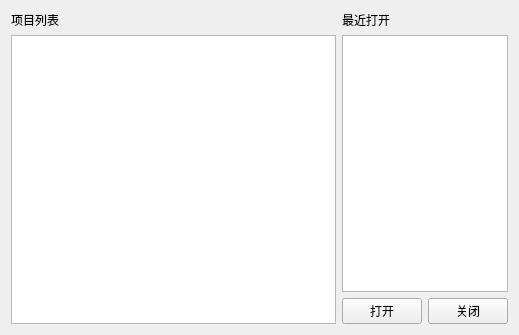
<?xml version="1.0" encoding="UTF-8"?>
<ui version="4.0">
 <class>ProjectOpenWnd</class>
 <widget class="QWidget" name="ProjectOpenWnd">
  <property name="geometry">
   <rect>
    <x>0</x>
    <y>0</y>
    <width>519</width>
    <height>335</height>
   </rect>
  </property>
  <property name="windowTitle">
   <string>项目打开</string>
  </property>
  <layout class="QGridLayout" name="gridLayout" columnstretch="2,1">
   <item row="0" column="1">
    <layout class="QVBoxLayout" name="verticalLayout">
     <item>
      <widget class="QLabel" name="label_2">
       <property name="sizePolicy">
        <sizepolicy hsizetype="Preferred" vsizetype="Fixed">
         <horstretch>0</horstretch>
         <verstretch>0</verstretch>
        </sizepolicy>
       </property>
       <property name="text">
        <string>最近打开</string>
       </property>
      </widget>
     </item>
     <item>
      <widget class="QTableWidget" name="tableWidget"/>
     </item>
    </layout>
   </item>
   <item row="1" column="1">
    <layout class="QHBoxLayout" name="horizontalLayout">
     <item>
      <widget class="QPushButton" name="pushButton_open">
       <property name="sizePolicy">
        <sizepolicy hsizetype="Preferred" vsizetype="Fixed">
         <horstretch>0</horstretch>
         <verstretch>0</verstretch>
        </sizepolicy>
       </property>
       <property name="layoutDirection">
        <enum>Qt::LeftToRight</enum>
       </property>
       <property name="text">
        <string>打开</string>
       </property>
      </widget>
     </item>
     <item>
      <widget class="QPushButton" name="pushButton_close">
       <property name="sizePolicy">
        <sizepolicy hsizetype="Preferred" vsizetype="Fixed">
         <horstretch>0</horstretch>
         <verstretch>0</verstretch>
        </sizepolicy>
       </property>
       <property name="layoutDirection">
        <enum>Qt::LeftToRight</enum>
       </property>
       <property name="text">
        <string>关闭</string>
       </property>
      </widget>
     </item>
    </layout>
   </item>
   <item row="0" column="0" rowspan="2">
    <layout class="QVBoxLayout" name="verticalLayout_2">
     <item>
      <widget class="QLabel" name="label">
       <property name="sizePolicy">
        <sizepolicy hsizetype="Preferred" vsizetype="Fixed">
         <horstretch>0</horstretch>
         <verstretch>0</verstretch>
        </sizepolicy>
       </property>
       <property name="text">
        <string>项目列表</string>
       </property>
      </widget>
     </item>
     <item>
      <widget class="QTableView" name="tableView"/>
     </item>
    </layout>
   </item>
  </layout>
 </widget>
 <layoutdefault spacing="6" margin="11"/>
 <resources/>
 <connections/>
</ui>
